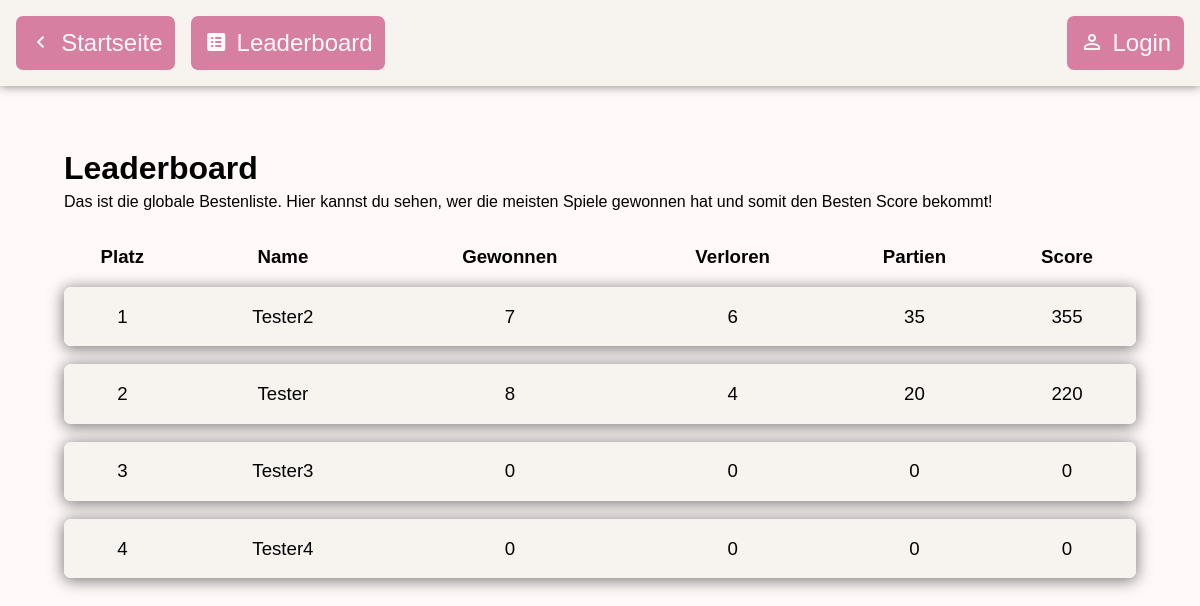
The page /leaderboard on the database as committed earlier.
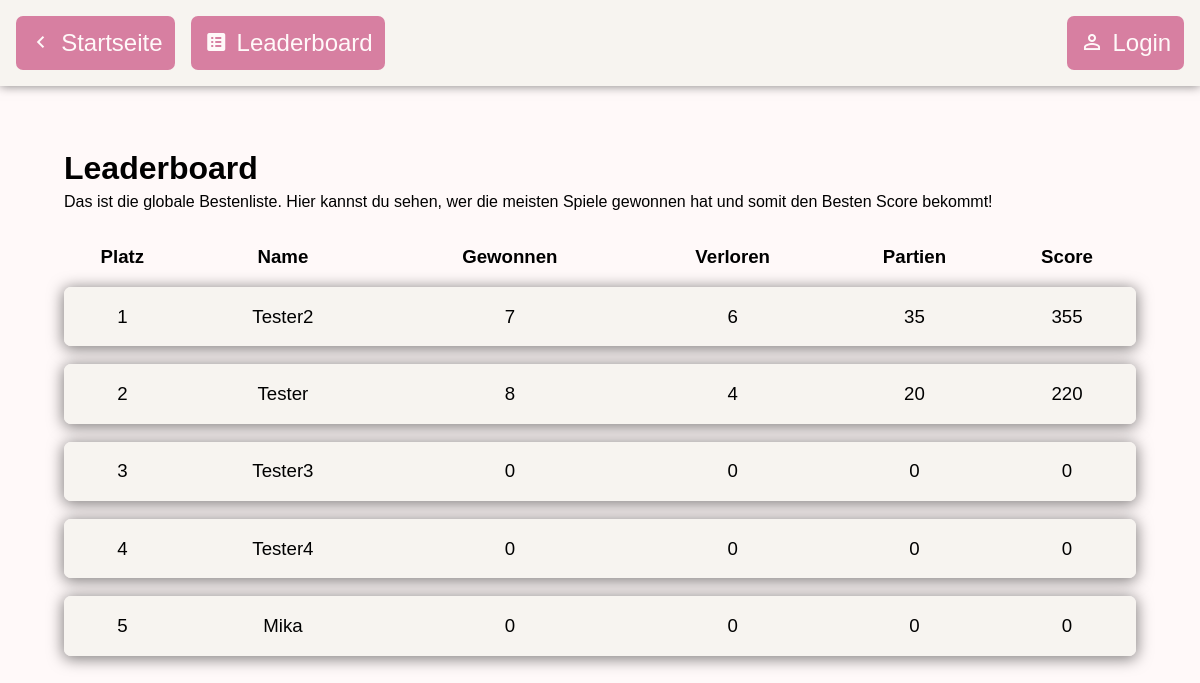
The same page on the database as committed later.
### tables this page shows
CREATE TABLE users(id INTEGER PRIMARY KEY AUTOINCREMENT, name VARCHAR NOT NULL, password VARCHAR NOT NULL, games_won INTEGER DEFAULT 0, games_lost INTEGER DEFAULT 0, games_played INTEGER DEFAULT 0);

### app.py (the view)
@app.route("/leaderboard")
def leaderboard():
    con = sqlite3.connect("database.db")
    cur = con.cursor()
    response = cur.execute("SELECT name, games_won, games_lost, games_played, (games_played * 10 + games_won * 5 - games_lost * 5) AS score FROM users ORDER BY score DESC")
    data = response.fetchall()
    con.close()
    print(data)
    return render_template("leaderboard.html", users=data)

### templates/leaderboard.html (shortened to what this page needs)
<!DOCTYPE html>
<html lang="en">
<head>
    <link rel="stylesheet" href="css/main.css">
    <link rel="stylesheet" href="https://cdn.jsdelivr.net/npm/@mdi/font@7.4.47/css/materialdesignicons.min.css">
    <link rel="stylesheet" href="css/leaderboard.css">
</head>
<body>
    <div class="header" id="header">
        <div class="left-section">
            <a href="/" class="icon-text-button">
                <span class="mdi mdi-chevron-left"></span>
                <p>Startseite</p>
            </a>
            <a href="leaderboard" class="icon-text-button">
                <span class="mdi mdi-list-box"></span>
                <p>Leaderboard</p>
            </a>
        </div>
        <div class="right-section">
            {% if session["logged_in"] %}
                <div class="icon-text-display">
                    <span class="mdi mdi-account"></span>
                    <p class="icon-text-display">{{session["username"]}}</p>
                </div>
                <a href="login/end_session" class="icon-text-button">
                    <span class="mdi mdi-logout"></span>
                    <p>Logout</p>
                </a>
            {% else %}
                <a href="login" class="icon-text-button">
                    <span class="mdi mdi-account-outline"></span>
                    <p>Login</p>
                </a>
            {% endif %}
        </div>
    </div>
    <div class="content">
        <h1>Leaderboard</h1>
        <p>Das ist die globale Bestenliste. Hier kannst du sehen, wer die meisten Spiele gewonnen hat und somit den Besten Score bekommt!</p>
        <table>
            <tr id="standard-th">
                <th>Platz</th>
                <th>Name</th>
                <th>Gewonnen</th>
                <th>Verloren</th>
                <th>Partien</th>
                <th>Score</th>
            </tr>
            {% for user in users %}
                {% if user[0] == session["username"] %}
                    <tr class="highlight entry">
                {% else %}
                    <tr class="entry">
                {% endif %}
                        <td class="first-td">{{loop.index}}</td>
                        <td>{{user[0]}}</td>
                        <td>{{user[1]}}</td>
                        <td>{{user[2]}}</td>
                        <td>{{user[3]}}</td>
                        <td class="last-td">{{user[4]}}</td>
                    </tr>
            {% endfor %}
        </table>
    </div>
</body>
</html>

### static/css/main.css (style rules this page uses)
:root { --main_color: #D77FA1; --main_color_hover: #C76F91; --main_color_disabled: #B75F81; --main_color_hightlight: #ffe0ed; --background_color: #FFF9F9; --background_color_secondary: #F7F4F0; --o_color: #BFB1DF; --x_color: #FAC6A0; --error_message: red; --success_message: #00c100; --gray: gray; }
body { background-color: var(--background_color); font-family: Arial, Helvetica, sans-serif; margin: 0; }
h1 { margin-bottom: 0.2em; }
p { margin-top: 0; }
.header { display: flex; justify-content: space-between; background: var(--background_color_secondary); padding: 1em; box-shadow: rgba(0, 0, 0, 0.5) 0 0 10px; }
.header > div { display: flex; gap: 1em; align-items: center; }
.content { margin: 4em; }
.icon-text-button { border: none; border-radius: 7px; padding: 0.8em; text-decoration: none; color: var(--background_color); display: flex; justify-content: center; align-items: center; transition: box-shadow 0.3s; background: var(--main_color); cursor: pointer; transition-timing-function: ease-in-out; transition-duration: 50ms; }
.icon-text-button span, .icon-text-button p { font-size: 18pt; margin: 0; }
.icon-text-button span { margin-right: 0.35em; }
.entry { background: var(--background_color_secondary); padding: 20px; border-radius: 7px; box-shadow: 0px 2px 15px 1px rgba(0, 0, 0, 0.5); margin-bottom: 30px; }

### static/css/leaderboard.css (style rules this page uses)
table { border-spacing: 0 1em; font-size: 14pt; width: 100%; }
td { padding: 1em 0.5em; text-align: center; background: var(--background_color_secondary); }
.first-td { border-radius: 7px 0 0 7px; }
.last-td { border-radius: 0 7px 7px 0; }
.entry { background: none; }

Rows that differ between the two databases and show on the page:
added users: name "Mika", games_won "0", games_lost "0", games_played "0", user "0"
